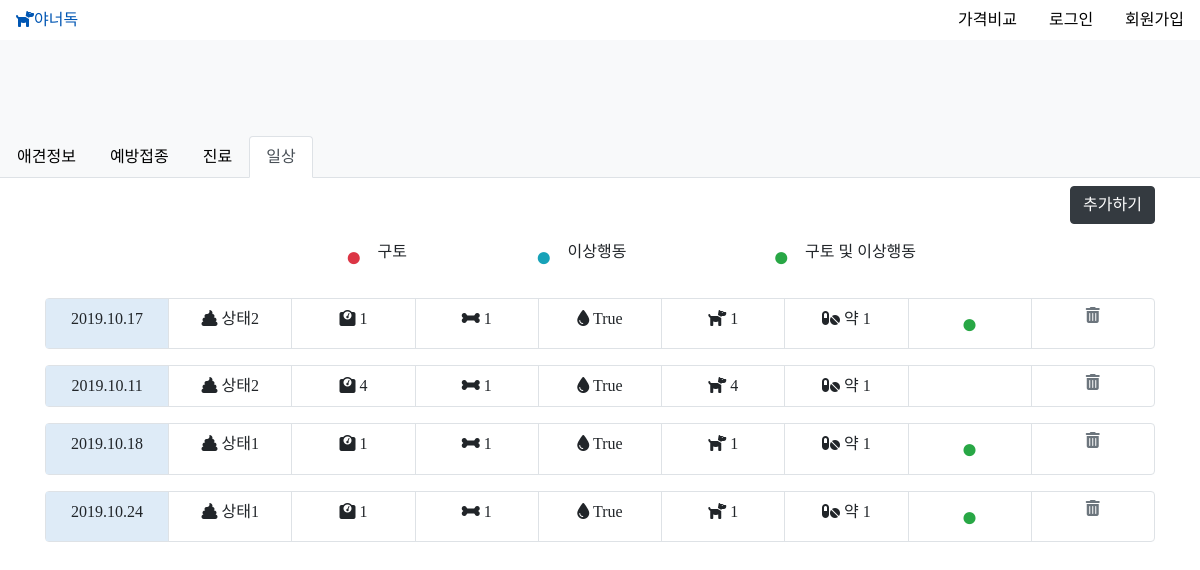
The app's page /diary/dailylife/1 with its own data.
### diary/models.py (models this page shows)
class DailyLife(models.Model):
    date = models.DateTimeField('date published')   #날짜
    walk = models.IntegerField(null=True)    #산책
    weight = models.IntegerField(null=True)  #몸무게
    dung = models.CharField(max_length=200, blank=True) #똥 상태
    Pee = models.CharField(max_length=200, blank=True)  #소변 상태
    morning = models.NullBooleanField(blank=True)  #아침 급여 여부
    morning_amount = models.IntegerField(blank=True, null=True)    #아침 급여 양
    lunch = models.NullBooleanField(null=True)  #점심 급여 여부
    lunch_amount = models.IntegerField(blank=True, null=True)    #점심 급여 양
    dinner = models.NullBooleanField(null=True)  #저녁 급여 여부
    dinner_amount = models.IntegerField(blank=True, null=True)    #저녁 급여 양
    shower = models.NullBooleanField(null=True)  #목욕
    medicine = models.CharField(max_length=200, blank=True) #약
    puke = models.CharField(max_length=200, blank=True) #구토
    behavior = models.CharField(max_length=200, blank=True) #이상행동
    record = models.TextField(blank=True)           #기타 기록
    dog = models.ForeignKey(Dog, on_delete=models.CASCADE)  #동물 id

### diary/views.py (the view)
# urls.py: path('/dailylife/<int:dog_id>', views.dailylife, name="dailylife"),
def dailylife(request, dog_id):
    dog_info = Dog.objects.get(num=dog_id)
    dog_pk = dog_info.num
    dog_infos = Dog.objects.filter(user=request.user.get_username())
    dailys = DailyLife.objects.filter(dog=dog_pk)
    return render(request, 'diary_dailylife.html', {"dailys":dailys, "dog_num":dog_pk, "dog_infos":dog_infos})

### mainapp/templates/diary_dailylife.html (shortened to what this page needs)
{% extends 'base.html' %}
{% block content %}
{% load staticfiles %}
<div class="container-fluid bg-light d-flex justify-content-center pt-5 pb-5">
</div>
<div class="container-fluid pl-0 pr-0">
    <nav>
        <div class="nav nav-tabs bg-light">
            <a class="nav-item nav-link " href="{% url 'diary_dog' dog_num %}" aria-selected="false">애견정보</a>
            <a class="nav-item nav-link " href="{% url 'vaccination' dog_num %}" aria-selected="false">예방접종</a>
            <a class="nav-item nav-link " href="{% url 'diagnosis' dog_num %}" aria-selected="false">진료</a>
          <a class="nav-item nav-link active" href="{% url 'dailylife' dog_num %}" aria-selected="true">일상</a>
          </div>
      </nav>
      <div class="tab-content" id="nav-tabContent">
        <div class="tab-pane fade show active">
            <div class="container mt-2 tab-pane fade show active">
                <div class="row mb-3">
                    <div class="col text-right">
                      <button type="button" class="btn btn-dark" data-toggle="modal" data-target="#daily">
                          추가하기
                      </button>
                    </div>
                  </div>
                <div class="row d-flex justify-content-center">
                  <div class="col-lg-2 p-0">
                    <div class="row ">
                      <div class="col text-right">
                        <h3 class="text-danger">●</h3>
                      </div>
                      <div class="col text-left p-0">
                        <p>구토</p>
                      </div>
                    </div>
                  </div>
                  <div class="col-lg-2 p-0">
                      <div class="row">
                        <div class="col text-right">
                          <h3 class="text-info">●</h3>
                        </div>
                        <div class="col text-left p-0">
                          <p>이상행동</p>
                        </div>
                      </div>
                    </div>
                    <div class="col-lg-3 p-0">
                        <div class="row">
                          <div class="col text-right">
                            <h3 class="text-success">●</h3>
                          </div>
                          <div class="col text-left p-0">
                            <p>구토 및 이상행동</p>
                          </div>
                        </div>
                      </div>
                </div>
            <div class="container ">
              {% for i in dailys%}
              <div class="row border rounded  text-center mt-3 p-0 ">
                <div class="col-lg p-2 border-right date">
                  {{i.date | date:"Y.m.d"}}
                </div>
                <div class="col-lg p-2 border-right">
                  <i class="fas fa-poop"></i>
                  {{i.dung}}
                </div>
                <div class="col-lg p-2 border-right">
                  <i class="fas fa-weight"></i>
                  {{i.weight}}
                </div>
                <div class="col-lg p-2 border-right">
                  <i class="fas fa-bone"></i>
                  {% if i.marning == False and i.lunch == False and i.dinner == False%}
                    0
                  {% elif i.marning == True and i.lunch == True and i.dinner == True %}
                    3
                  {% elif i.marning == True and i.lunch == True and i.dinner == False %}
                    2
                  {% elif i.marning == True and i.lunch == False and i.dinner == True %}
                    2
                  {% elif i.marning == False and i.lunch == True and i.dinner == True %}
                    2
                  {% else %}
                    1
                  {%endif%}
                </div>
                <div class="col-lg p-2 border-right">
                  <i class="fas fa-tint"></i>
                  {{i.shower}}
                </div>
                <div class="col-lg p-2 border-right">
                  <i class="fas fa-dog"></i>
                  {{i.walk}}
                </div>
                <div class="col-lg p-2 border-right">
                  <i class="fas fa-pills"></i>
                  {{i.medicine}}
                </div>
                <div class="col-lg p-2 border-right">
                  {%if i.puke != '' and i.behavior != '' %}
                    <h3 class="text-success p-0 m-0">●</h3>
                  {%elif i.behavior != '' and i.puke == '' %}
                    <h3 class="text-info p-0 m-0">●</h3>
                  {%elif i.puke != '' and i.behavior == '' %}
                    <h3 class="text-danger p-0 m-0">●</h3>
                  {%endif%}
                </div>
                <div class="col-lg p-2 ">
                  <a href="{% url 'daily_delete' i.id dog_num %}"><i class="fas fa-trash-alt text-secondary"></i></a>
                </div>
              </div>
              {%endfor%}
            </div>
        </div>
      </div>
</div>
{% endblock %}

### mainapp/templates/diary_dailylife.html (style rules this page uses)
.date { background-color: rgb(222,235,247); }

### mainapp/templates/base.html (style rules this page uses)
* { font-family: 'S-CoreDream-7ExtraBold'; }
a { color : black; }

### records on screen
DailyLife: date "2019.10.17", dung "상태2", weight "1", shower "True", walk "1", medicine "약 1"
DailyLife: date "2019.10.11", dung "상태2", weight "4", shower "True", walk "4", medicine "약 1"
DailyLife: date "2019.10.18", dung "상태1", weight "1", shower "True", walk "1", medicine "약 1"
DailyLife: date "2019.10.24", dung "상태1", weight "1", shower "True", walk "1", medicine "약 1"
